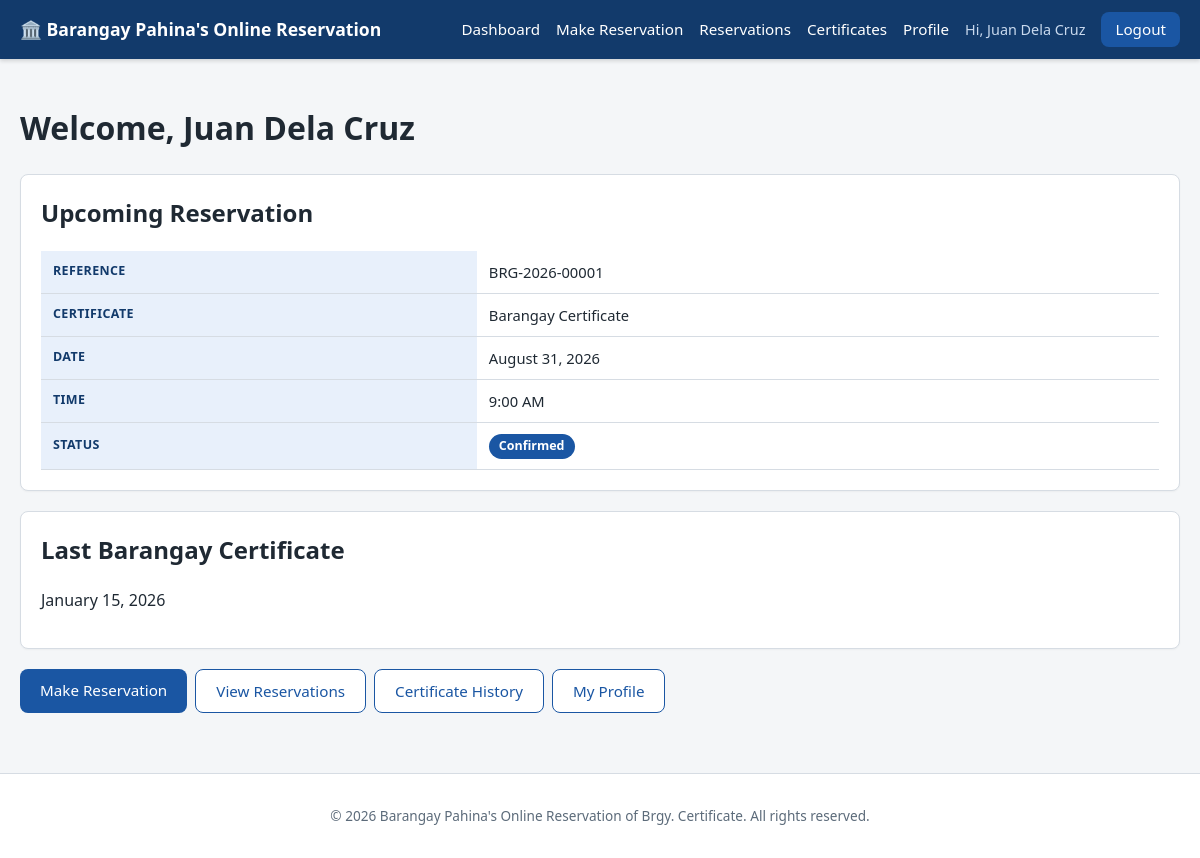
Screenshot of /resident/dashboard.php (signed in) with the database file from the repository.
### tables this page shows
CREATE TABLE residents (
    id INT AUTO_INCREMENT PRIMARY KEY,
    user_id INT NOT NULL,
    first_name VARCHAR(50) NOT NULL,
    middle_name VARCHAR(50) DEFAULT NULL,
    last_name VARCHAR(50) NOT NULL,
    date_of_birth DATE NOT NULL,
    address VARCHAR(255) NOT NULL,
    contact_number VARCHAR(20) NOT NULL,
    created_at DATETIME NOT NULL DEFAULT CURRENT_TIMESTAMP,
    updated_at DATETIME NOT NULL DEFAULT CURRENT_TIMESTAMP ON UPDATE CURRENT_TIMESTAMP,
    FOREIGN KEY (user_id) REFERENCES users(id) ON DELETE CASCADE,
    INDEX idx_resident_name (last_name, first_name),
    INDEX idx_contact (contact_number)
);

CREATE TABLE reservations (
    id INT AUTO_INCREMENT PRIMARY KEY,
    reference_number VARCHAR(20) NOT NULL UNIQUE,
    resident_id INT NOT NULL,
    certificate_type VARCHAR(100) NOT NULL DEFAULT 'Barangay Certificate',
    purpose VARCHAR(150) NOT NULL,
    appointment_date DATE NOT NULL,
    appointment_time TIME NOT NULL,
    status ENUM('Pending','Confirmed','Completed','Cancelled','Rejected','No-show')
        NOT NULL DEFAULT 'Pending',
    created_at DATETIME NOT NULL DEFAULT CURRENT_TIMESTAMP,
    updated_at DATETIME NOT NULL DEFAULT CURRENT_TIMESTAMP ON UPDATE CURRENT_TIMESTAMP,
    FOREIGN KEY (resident_id) REFERENCES residents(id) ON DELETE CASCADE,
    INDEX idx_ref_number (reference_number),
    INDEX idx_appt_date_res (appointment_date)
);

CREATE TABLE certificates (
    id INT AUTO_INCREMENT PRIMARY KEY,
    resident_id INT NOT NULL,
    reservation_id INT DEFAULT NULL,
    certificate_type VARCHAR(100) NOT NULL DEFAULT 'Barangay Certificate',
    purpose VARCHAR(150) NOT NULL,
    issued_by INT NOT NULL,            
    issued_at DATETIME NOT NULL DEFAULT CURRENT_TIMESTAMP,
    reference_number VARCHAR(20) NOT NULL UNIQUE,
    FOREIGN KEY (resident_id) REFERENCES residents(id) ON DELETE CASCADE,
    FOREIGN KEY (reservation_id) REFERENCES reservations(id) ON DELETE SET NULL,
    FOREIGN KEY (issued_by) REFERENCES staff(id) ON DELETE RESTRICT,
    INDEX idx_cert_ref (reference_number),
    INDEX idx_cert_resident (resident_id)
);

### resident/dashboard.php (the view, shortened to what this page needs)
<?php
require_once __DIR__ . '/../config/database.php';
require_once __DIR__ . '/../includes/functions.php';
$resident = getResidentByUserId($pdo, $_SESSION['user_id']);
$stmt = $pdo->prepare(
    "SELECT * FROM reservations
     WHERE resident_id = ? AND status IN ('Pending','Confirmed')
     ORDER BY appointment_date ASC, appointment_time ASC LIMIT 1"
);
$stmt->execute([$resident['id']]);
$upcoming = $stmt->fetch();
$lastCertDate = getLastCertificateDate($pdo, $resident['id']);
require_once __DIR__ . '/../includes/header.php';
?>
<h1>Welcome, <?= h($resident['first_name'] . ' ' . $resident['last_name']) ?></h1>
<div class="card">
    <h2>Upcoming Reservation</h2>
    <?php if ($upcoming): ?>
        <table>
            <tr><th>Reference</th><td><?= h($upcoming['reference_number']) ?></td></tr>
            <tr><th>Certificate</th><td><?= h($upcoming['certificate_type']) ?></td></tr>
            <tr><th>Date</th><td><?= formatDate($upcoming['appointment_date']) ?></td></tr>
            <tr><th>Time</th><td><?= formatTime($upcoming['appointment_time']) ?></td></tr>
            <tr><th>Status</th><td><?= statusBadge($upcoming['status']) ?></td></tr>
        </table>
    <?php else: ?>
        <p>You have no upcoming reservation.</p>
    <?php endif; ?>
</div>
<div class="card">
    <h2>Last Barangay Certificate</h2>
    <p><?= $lastCertDate ? formatDate($lastCertDate) : 'No previous certificate record.' ?></p>
</div>
<div class="btn-group">
    <a class="btn" href="/barangay-system/resident/reservation.php">Make Reservation</a>
    <a class="btn btn-secondary" href="/barangay-system/resident/reservations.php">View Reservations</a>
    <a class="btn btn-secondary" href="/barangay-system/resident/certificates.php">Certificate History</a>
    <a class="btn btn-secondary" href="/barangay-system/resident/profile.php">My Profile</a>
</div>
<?php require_once __DIR__ . '/../includes/footer.php'; ?>

### includes/functions.php (shortened to what this page needs)
<?php
function h(?string $value): string
{
    return htmlspecialchars($value ?? '', ENT_QUOTES, 'UTF-8');
}
function formatDate(?string $date): string
{
    $ts = strtotime($date);
    return $ts ? date('F j, Y', $ts) : $date;
}
function formatTime(?string $time): string
{
    $ts = strtotime($time);
    return $ts ? date('g:i A', $ts) : $time;
}
function statusBadge(string $status): string
{
    $map = [
        'Pending'   => 'badge-pending',
        'Confirmed' => 'badge-confirmed',
        'Completed' => 'badge-completed',
        'Cancelled' => 'badge-cancelled',
        'Rejected'  => 'badge-rejected',
        'No-show'   => 'badge-noshow',
    ];
    $class = $map[$status] ?? 'badge-pending';
    return '<span class="badge ' . $class . '">' . h($status) . '</span>';
}
function getResidentByUserId(PDO $pdo, int $userId): ?array
{
    $stmt = $pdo->prepare('SELECT * FROM residents WHERE user_id = ?');
    $stmt->execute([$userId]);
    $row = $stmt->fetch();
    return $row ?: null;
}
function getLastCertificateDate(PDO $pdo, int $residentId): ?string
{
    $stmt = $pdo->prepare(
        'SELECT issued_at FROM certificates WHERE resident_id = ? ORDER BY issued_at DESC LIMIT 1'
    );
    $stmt->execute([$residentId]);
    $val = $stmt->fetchColumn();
    return $val ?: null;
}

### css/style.css (style rules this page uses)
:root { --blue-dark: #123a6b; --blue: #1a56a3; --blue-light: #e8f0fb; --gray-light: #f4f6f8; --gray-border: #d6dce3; --text-dark: #1f2933; --text-muted: #5c6b7a; --white: #ffffff; --green: #1e7e34; --yellow: #a86b00; --red: #b02a2a; --radius: 8px; }
* { box-sizing: border-box; }
body { margin: 0; font-family: "Segoe UI", Arial, Helvetica, sans-serif; background: var(--gray-light); color: var(--text-dark); line-height: 1.5; }
a { color: var(--blue); text-decoration: none; }
.card { background: var(--white); border: 1px solid var(--gray-border); border-radius: var(--radius); padding: 20px; margin-bottom: 20px; box-shadow: 0 1px 2px rgba(0,0,0,0.04); }
.card h2, .card h3 { margin-top: 0; }
.btn { display: inline-block; padding: 10px 20px; background: var(--blue); color: var(--white); border: none; border-radius: var(--radius); font-size: 0.95rem; cursor: pointer; text-align: center; }
.btn-secondary { background: var(--white); color: var(--blue); border: 1px solid var(--blue); }
.btn-group { display: flex; gap: 8px; flex-wrap: wrap; }
.page-container table { width: 100%; border-collapse: collapse; background: var(--white); }
.page-container th, .page-container td { text-align: left; padding: 10px 12px; border-bottom: 1px solid var(--gray-border); font-size: 0.92rem; }
.page-container th { background: var(--blue-light); color: var(--blue-dark); text-transform: uppercase; font-size: 0.78rem; letter-spacing: 0.03em; }
.badge { display: inline-block; padding: 3px 10px; border-radius: 999px; font-size: 0.78rem; font-weight: 600; color: var(--white); }
.badge-confirmed { background: var(--blue); }

### rows the page displays
residents: first_name+last_name "Juan Dela Cruz", id.issued_at "January 15, 2026"
reservations: reference_number "BRG-2026-00001", certificate_type "Barangay Certificate", appointment_date "August 31, 2026", appointment_time "9:00 AM", status "Confirmed"

### other values shown
$_SESSION['display_name'] "Juan Dela Cruz"
